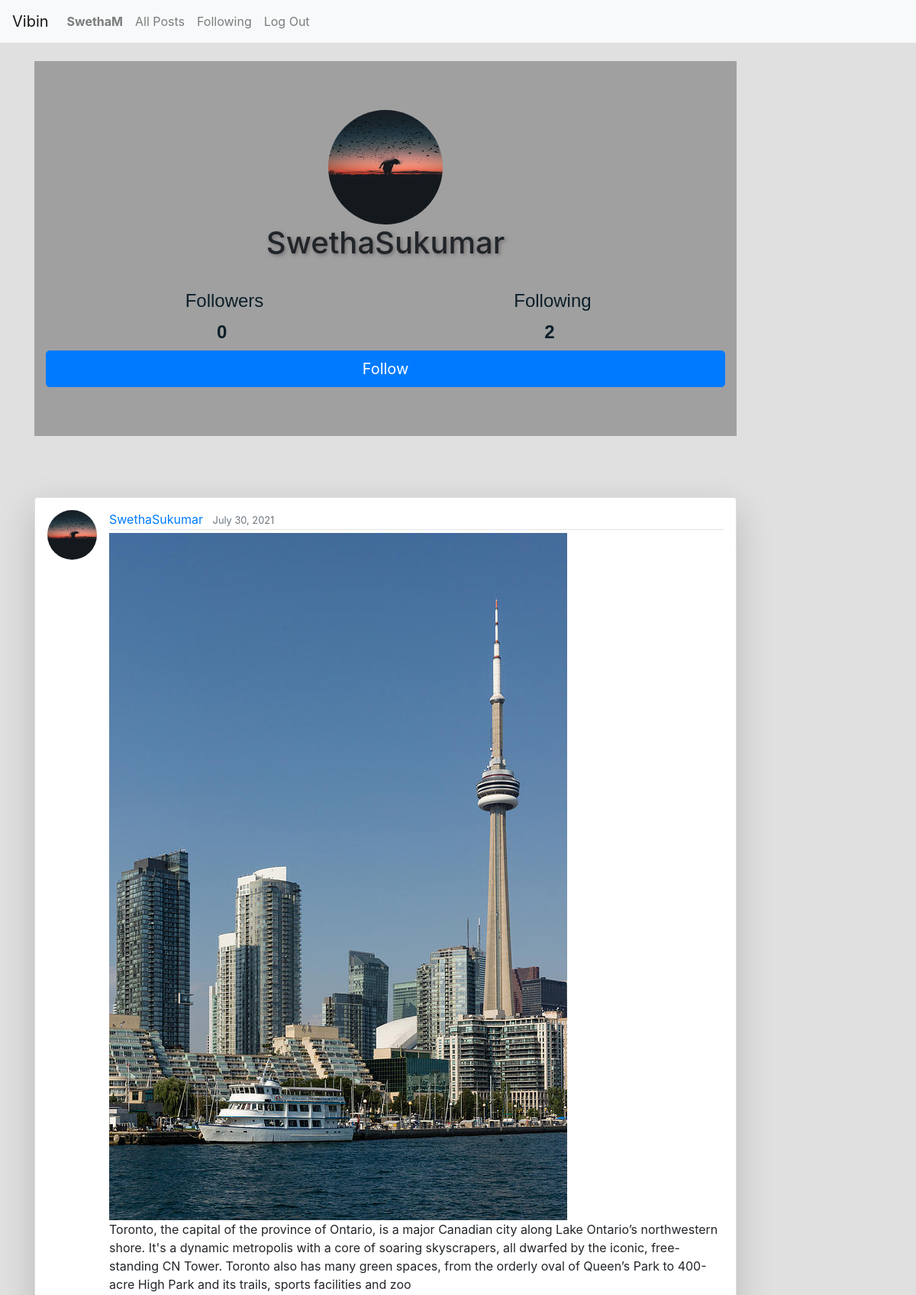
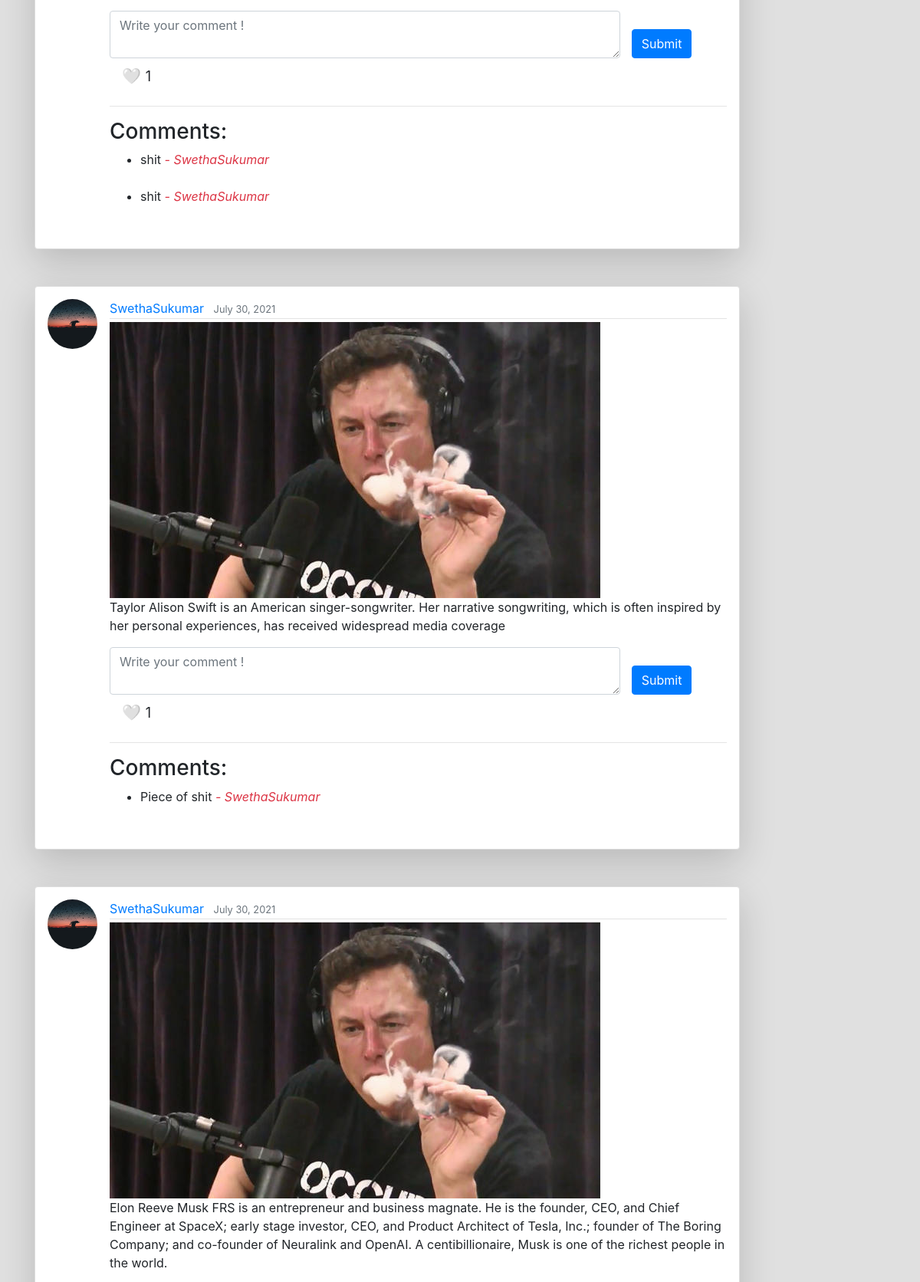
The page /user/SwethaSukumar (signed in, upper part) on the database its author committed (2 pictures, top to bottom).
### network/models.py (models this page shows, shortened)
class User(AbstractUser):
    followers = models.ManyToManyField('self',symmetrical = False, related_name='following', blank=True)

class Post(models.Model):
    user = models.ForeignKey('User', on_delete=models.CASCADE, related_name="posts")
    content = models.TextField(blank=True)
    image = models.ImageField(upload_to='images/', blank=True, null = True)
    likes = models.ManyToManyField('User', related_name="liked_posts", blank=True)
    timestamp = models.DateTimeField(auto_now_add=True)

class Comment(models.Model):
    user = models.ForeignKey("User", on_delete=models.CASCADE, related_name="commented_user")
    post = models.ForeignKey("Post", on_delete=models.CASCADE, related_name="comments")
    comment = models.TextField(max_length=500, validators=[validate_is_profane])

### network/views.py (the view)
# urls.py: path("user/<str:username>", views.user_page, name="user"),
@login_required
def user_page(request, username):
    target_user = User.objects.get(username=username)
    posts = Post.objects.filter(user__username=username).order_by("-timestamp")
    paginator = Paginator(posts, 10)
    page_obj = paginator.get_page(request.GET.get('page'))
    return render(request, "network/profile.html", {
        "target_user": target_user,
        "page_obj": page_obj
    })

### network/templates/network/profile.html (shortened to what this page needs)
{% extends "network/layout.html" %}
{% load static %}
{% block body %}
    <div class="jumbotron jumbotron-fluid" style="background-color:rgba(148, 148, 148, 0.836);">
        <div class="container">
            <img class="rounded-circle profile mx-auto d-block img-fluid unlock-icon" src= "{% static 'network/default.jpg' %}">
            <h1 class="col-auto mr-auto" style="text-align: center;">{{ target_user.username }}</h1>
            <br/>
            <div class="container">
                <div class="row justify-content-center">
                    <div class="col-4 d-flex justify-content-center">
                        <button id="follower" type="button" class="button btn btn-light"><h4>Followers</h4>
                        <span class ="pr-5" style="font-size:x-large ;"><b>{{ target_user.followers.all.count }}</b></span></button>
                    </div>
                    <div class="col-4 d-flex justify-content-end">
                        <button  id="following" type="button" class="button btn btn-light"><h4>Following</h4>
                        <span class ="pr-5" style="font-size:x-large ;"><b>{{target_user.following.all.count }}</b></span></button>
                    </div>
                </div>
            </div>
            {% if user.is_authenticated %}
                {% if user.id != target_user.id %}
                    <button id="follow-btn" class="btn btn-primary btn-lg btn-block">
                    {% if not user in target_user.followers.all %}
                        Follow
                    {% else %}
                        Unfollow
                    {% endif %}
                    </button>
                {% endif %}
            {% endif %}
        </div>
    </div>
{% endblock %}

### network/templates/network/layout.html (shortened to what this page needs)
{% load static %}
{% load profanity %}
<!DOCTYPE html>
<html lang="en">
    <head>
        <link rel="stylesheet" href="https://stackpath.bootstrapcdn.com/bootstrap/4.4.1/css/bootstrap.min.css">
        <link href="{% static 'network/styles.css' %}" rel="stylesheet">
    </head>
    <body>
        <nav class="navbar navbar-expand-lg navbar-light bg-light">
            <a class="navbar-brand" href="{% url 'index' %}">Vibin</a>
        <div>
            <ul class="navbar-nav mr-auto">
                {% if user.is_authenticated %}
                    <li class="nav-item">
                        <a class="nav-link" href="{% url 'user' user.username %}"><strong>{{ user.username }}</strong></a>
                    </li>
                {% endif %}
                <li class="nav-item">
                    <a class="nav-link" href="{% url 'index' %}">All Posts</a>
                </li>
                {% if user.is_authenticated %}
                    <li class="nav-item">
                        <a class="nav-link" href="{% url 'following' %}">Following</a>
                    </li>
                    <li class="nav-item">
                        <a class="nav-link" href="{% url 'logout' %}">Log Out</a>
                    </li>
                {% endif %}
            </ul>
            </div>
        </nav>
        <div class="body">
            <main role="main" class="container">
                <div class="row">
                    <div class="col-lg-10">
                    <br/>
                    {% block body %}
                    {% endblock %}
                    <br/><br/>
                    {% if page_obj %}
                    {% for post in page_obj %}
                    <article class="media content-section shadow-lg p-3 mb-5 bg-white rounded">
                        <img class="rounded-circle article-img" src= "{% static 'network/default.jpg' %}">
                        <div  class="media-body">
                            <div class="article-metadata">
                                <a class="mr-2" href="{% url 'user' post.user %}">{{ post.user }}</a>
                                <small class="text-muted">{{ post.timestamp|date:"F d, Y" }}</small>
                            </div>
                            {% if post.image %}
                                    <div class="image-article"><img src="{{ post.image.url }}"></div>
                            {% endif %}
                            <p class="article-content" id="content-{{ post.id }}" style="white-space: pre-line">{{ post.content }}</p>
                                <form class="row" action="{% url 'comment' post.id %}" method="post">
                                    <div class="col-12 col-md-10">
                                        <textarea type="text" class="form-control" required name="content" placeholder="Write your comment !"></textarea>
                                    </div>
                                    <div class="d-flex align-items-end">
                                        <button type="submit" class="submit-comment btn btn-primary" >Submit</button>
                                    </div>
                                </form>
                            <div class=" btn-lg topright" onclick="like('{{ post.id }}');">
                                {% if user in post.likes.all %}
                                    <a class="heart " id="heart-{{ post.id }}">❤️</a>
                                {% else %}
                                    <a class="heart" id="heart-{{ post.id }}">🤍</a>
                                {% endif %}
                                <span id="counter-{{ post.id }}" style="font-size: large;">{{ post.likes.all.count }}</span>
                            </div>
                        <hr>
                        <h3>Comments:</h3>
                        <ul>
                            {% for comment in post.comments.all %}
                                    <li class="fakeimg">{{ comment.comment|censor }} <cite class="text-danger">- {{comment.user.username}}</cite></li>
                                    <br/>
                            {% empty %}
                                    No Comments yet!
                            {% endfor %}
                        </ul>
                    </article>
                    {% empty %}
                        <h2><i>No posts</i></h2>
                {% endfor %}
                {% endif %}
            </div>
                </div>
                </div>
    </body>
</html>

### network/static/network/styles.css (style rules this page uses)
body { background-color: #e0e0e0; }
.nav-link { color: #3b4c5d ; }
.content-section { background: #ffffff; padding: 10px 20px; border: 1px solid #dddddd; border-radius: 3px; margin-bottom: 20px; box-shadow: 10px 10px 5px rgb(255, 255, 255); }
.article-content { white-space: pre-line; }
.article-img { height: 65px; width: 65px; margin-right: 16px; }
.article-metadata { padding-bottom: 1px; margin-bottom: 4px; border-bottom: 1px solid #e3e3e3 }
h1 { text-shadow: 2px 2px 5px rgb(114, 110, 110); }
.profile { height: 150px; width: 150px; }
.button { text-decoration: none; margin-left: -50%; background-color: transparent; border: none; font-family: arial, sans-serif; color: rgb(11, 31, 41); cursor: pointer; -moz-text-align-last: right; text-align-last: right; padding-left: 20px; }
.heart { cursor: pointer; }
.image-article { height: 20%; width: 20%; }

### rows shown on the page
User: username "SwethaM"
User: username "SwethaSukumar", followers.all.count "0", following.all.count "2"
Post: user "SwethaSukumar", timestamp "July 30, 2021", image (picture), content "Toronto, the capital of the province of Ontario, is a major Canadian city along Lake Ontario’s northwestern shore. It's a dynamic metropolis with a core of soaring skyscrapers, all dwarfed by the iconic, free-standing CN Tower. Toronto also has many green spaces, from the orderly oval of Queen’s Park to 400-acre High Park and its trails, sports facilities and zoo", likes.all.count "1"
Comment: comment|censor "shit", user.username "SwethaSukumar"
Comment: comment|censor "shit", user.username "SwethaSukumar"
Post: user "SwethaSukumar", timestamp "July 30, 2021", image (picture), content "Taylor Alison Swift is an American singer-songwriter. Her narrative songwriting, which is often inspired by her personal experiences, has received widespread media coverage", likes.all.count "1"
Comment: comment|censor "Piece of shit", user.username "SwethaSukumar"
Post: user "SwethaSukumar", timestamp "July 30, 2021", image (picture), content "Elon Reeve Musk FRS is an entrepreneur and business magnate. He is the founder, CEO, and Chief Engineer at SpaceX; early stage investor, CEO, and Product Architect of Tesla, Inc.; founder of The Boring Company; and co-founder of Neuralink and OpenAI. A centibillionaire, Musk is one of the richest people in the world."
